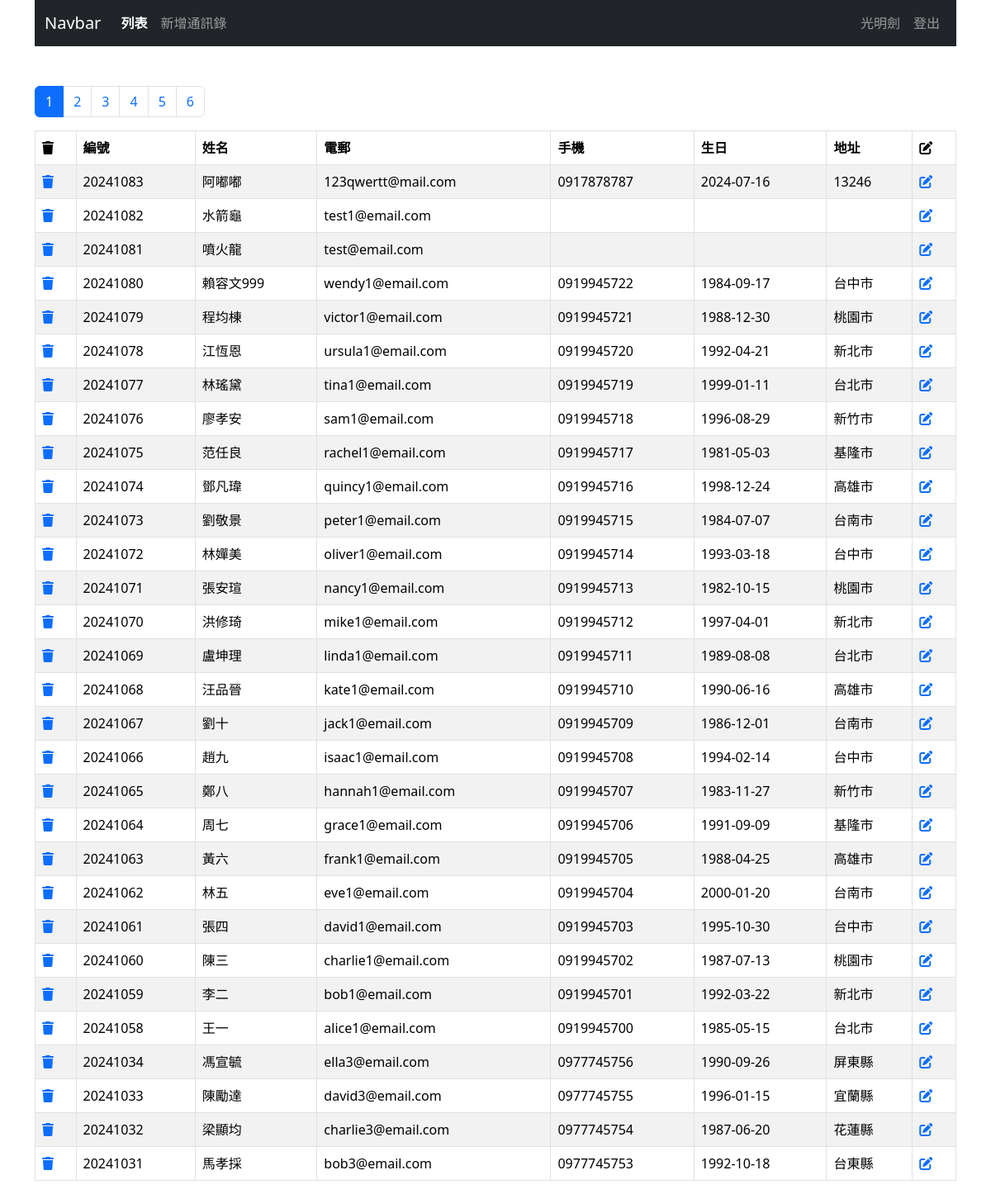
The app's page /user_CRUD/index_.php (signed in) with its own data.
### tables this page shows
CREATE TABLE `userinfo` (
  `user_id` int NOT NULL,
  `user_name` varchar(255) NOT NULL,
  `email` varchar(255) NOT NULL,
  `password` varchar(255) NOT NULL DEFAULT '$2y$10$VdDD5gG8/YhOVyFde/gICeRQ7H870h46ELekpRE1NXRAfBvH9Huki',
  `nick_name` varchar(255) DEFAULT NULL,
  `user_img` varchar(255) DEFAULT NULL,
  `birthday` date DEFAULT NULL,
  `create_day` datetime NOT NULL,
  `last_date` datetime DEFAULT NULL,
  `qr_img` varchar(255) DEFAULT NULL,
  `mobile` varchar(255) DEFAULT NULL,
  `line_id` varchar(255) DEFAULT NULL,
  `postal_code` int DEFAULT NULL,
  `address` varchar(255) DEFAULT NULL,
  `recipient` varchar(255) DEFAULT NULL,
  `contact_number` varchar(255) DEFAULT NULL,
  `store_firm` varchar(255) DEFAULT NULL,
  `store_id` varchar(255) DEFAULT NULL,
  `history_id` int DEFAULT NULL,
  `note` varchar(255) DEFAULT NULL
);

### user_CRUD/list-admin.php (the view, shortened to what this page needs)
<?php
$perPage = 30;
$page = isset($_GET['page']) ? intval($_GET['page']) : 1;
require __DIR__ . '/db-connect.php';
$t_sql = "SELECT COUNT(1) FROM userinfo ";
$totalRows = $pdo->query($t_sql)->fetch(PDO::FETCH_NUM)[0];
$totalPages = 0;
$rows = [];
if ($totalRows) {
  $totalPages = ceil($totalRows / $perPage);
  $sql = sprintf(
    "SELECT * FROM userinfo ORDER BY user_id DESC LIMIT %s, %s",
    ($page - 1) * $perPage,
    $perPage
  );
  $rows = $pdo->query($sql)->fetchAll();
}
?>
<?php include __DIR__ . "/parts/html-head.php"; ?>
<?php include __DIR__ . "/parts/navbar.php"; ?>
<div class="container">
  <div class="row">
    <div class="col">
      <nav aria-label="Page navigation example">
        <ul class="pagination">
          <?php for ($i = $page - 5; $i <= $page + 5; $i++) :
            if ($i >= 1 && $i <= $totalPages) :
          ?>
              <li class="page-item <?= $i == $page ? 'active' : '' ?>">
                <a class="page-link" href="?page=<?= $i ?>"><?= $i ?></a>
              </li>
          <?php
            endif;
          endfor; ?>
        </ul>
      </nav>
    </div>
  </div>
  <div class="row">
    <div class="col">
      <table class="table table-bordered table-striped">
        <thead>
          <tr>
            <th><i class="fa-solid fa-trash"></i></th>
            <th>編號</th>
            <th>姓名</th>
            <th>電郵</th>
            <th>手機</th>
            <th>生日</th>
            <th>地址</th>
            <th><i class="fa-solid fa-pen-to-square"></i></th>
          </tr>
        </thead>
        <tbody>
          <?php foreach ($rows as $r) : ?>
            <tr>
              <td>
                <a href="javascript: deleteOne(<?= $r['user_id'] ?>)">
                  <i class="fa-solid fa-trash"></i>
                </a>
              </td>
              <td><?= $r['user_id'] ?></td>
              <td><?= $r['user_name'] ?></td>
              <td><?= $r['email'] ?></td>
              <td><?= $r['mobile'] ?></td>
              <td><?= $r['birthday'] ?></td>
              <td><?= htmlentities($r['address']) ?></td>
              <td>
                <a href="edit.php?user_id=<?= $r['user_id'] ?>">
                  <i class="fa-solid fa-pen-to-square"></i>
                </a>
              </td>
            </tr>
          <?php endforeach; ?>
        </tbody>
      </table>
    </div>
  </div>
</div>
<?php include __DIR__ . "/parts/html-foot.php"; ?>

### records on screen
userinfo: user_id "20241083", user_name "阿嘟嘟", email "123qwertt@mail.com", mobile "0917878787", birthday "2024-07-16", address "13246"
userinfo: user_id "20241082", user_name "水箭龜", email "test1@email.com"
userinfo: user_id "20241081", user_name "噴火龍", email "test@email.com"
userinfo: user_id "20241080", user_name "賴容文999", email "wendy1@email.com", mobile "0919945722", birthday "1984-09-17", address "台中市"
userinfo: user_id "20241079", user_name "程均棟", email "victor1@email.com", mobile "0919945721", birthday "1988-12-30", address "桃園市"
userinfo: user_id "20241078", user_name "江恆恩", email "ursula1@email.com", mobile "0919945720", birthday "1992-04-21", address "新北市"
userinfo: user_id "20241077", user_name "林瑤黛", email "tina1@email.com", mobile "0919945719", birthday "1999-01-11", address "台北市"
userinfo: user_id "20241076", user_name "廖孝安", email "sam1@email.com", mobile "0919945718", birthday "1996-08-29", address "新竹市"
userinfo: user_id "20241075", user_name "范任良", email "rachel1@email.com", mobile "0919945717", birthday "1981-05-03", address "基隆市"
userinfo: user_id "20241074", user_name "鄧凡瑋", email "quincy1@email.com", mobile "0919945716", birthday "1998-12-24", address "高雄市"
userinfo: user_id "20241073", user_name "劉敬景", email "peter1@email.com", mobile "0919945715", birthday "1984-07-07", address "台南市"
userinfo: user_id "20241072", user_name "林嬋美", email "oliver1@email.com", mobile "0919945714", birthday "1993-03-18", address "台中市"
userinfo: user_id "20241071", user_name "張安瑄", email "nancy1@email.com", mobile "0919945713", birthday "1982-10-15", address "桃園市"
userinfo: user_id "20241070", user_name "洪修琦", email "mike1@email.com", mobile "0919945712", birthday "1997-04-01", address "新北市"
userinfo: user_id "20241069", user_name "盧坤理", email "linda1@email.com", mobile "0919945711", birthday "1989-08-08", address "台北市"
userinfo: user_id "20241068", user_name "汪品晉", email "kate1@email.com", mobile "0919945710", birthday "1990-06-16", address "高雄市"
userinfo: user_id "20241067", user_name "劉十", email "jack1@email.com", mobile "0919945709", birthday "1986-12-01", address "台南市"
userinfo: user_id "20241066", user_name "趙九", email "isaac1@email.com", mobile "0919945708", birthday "1994-02-14", address "台中市"
userinfo: user_id "20241065", user_name "鄭八", email "hannah1@email.com", mobile "0919945707", birthday "1983-11-27", address "新竹市"
userinfo: user_id "20241064", user_name "周七", email "grace1@email.com", mobile "0919945706", birthday "1991-09-09", address "基隆市"
userinfo: user_id "20241063", user_name "黃六", email "frank1@email.com", mobile "0919945705", birthday "1988-04-25", address "高雄市"
userinfo: user_id "20241062", user_name "林五", email "eve1@email.com", mobile "0919945704", birthday "2000-01-20", address "台南市"
userinfo: user_id "20241061", user_name "張四", email "david1@email.com", mobile "0919945703", birthday "1995-10-30", address "台中市"
userinfo: user_id "20241060", user_name "陳三", email "charlie1@email.com", mobile "0919945702", birthday "1987-07-13", address "桃園市"
userinfo: user_id "20241059", user_name "李二", email "bob1@email.com", mobile "0919945701", birthday "1992-03-22", address "新北市"
userinfo: user_id "20241058", user_name "王一", email "alice1@email.com", mobile "0919945700", birthday "1985-05-15", address "台北市"
userinfo: user_id "20241034", user_name "馮宣毓", email "ella3@email.com", mobile "0977745756", birthday "1990-09-26", address "屏東縣"
userinfo: user_id "20241033", user_name "陳勵達", email "david3@email.com", mobile "0977745755", birthday "1996-01-15", address "宜蘭縣"
userinfo: user_id "20241032", user_name "梁顯均", email "charlie3@email.com", mobile "0977745754", birthday "1987-06-20", address "花蓮縣"
userinfo: user_id "20241031", user_name "馬孝採", email "bob3@email.com", mobile "0977745753", birthday "1992-10-18", address "台東縣"

### other values on screen
$_SESSION["admin"]['nick_name'] "光明劍"
